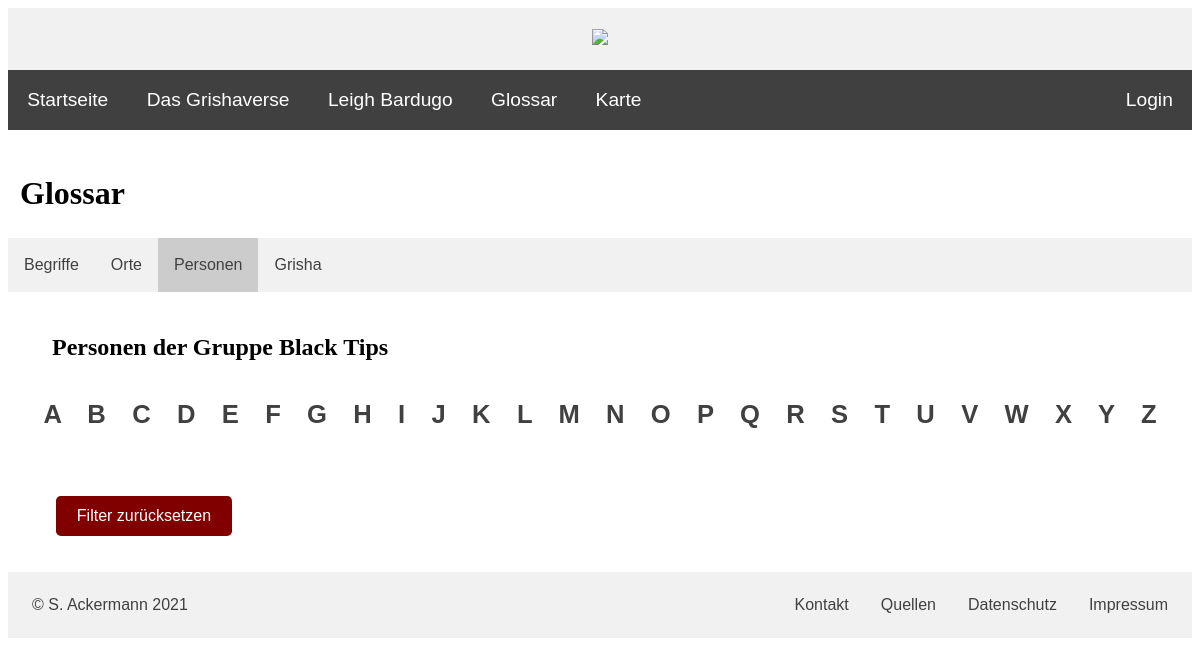
Page /PHP/glossary_personen_filtergruppe.php?gruppe=1 on the earlier database version.
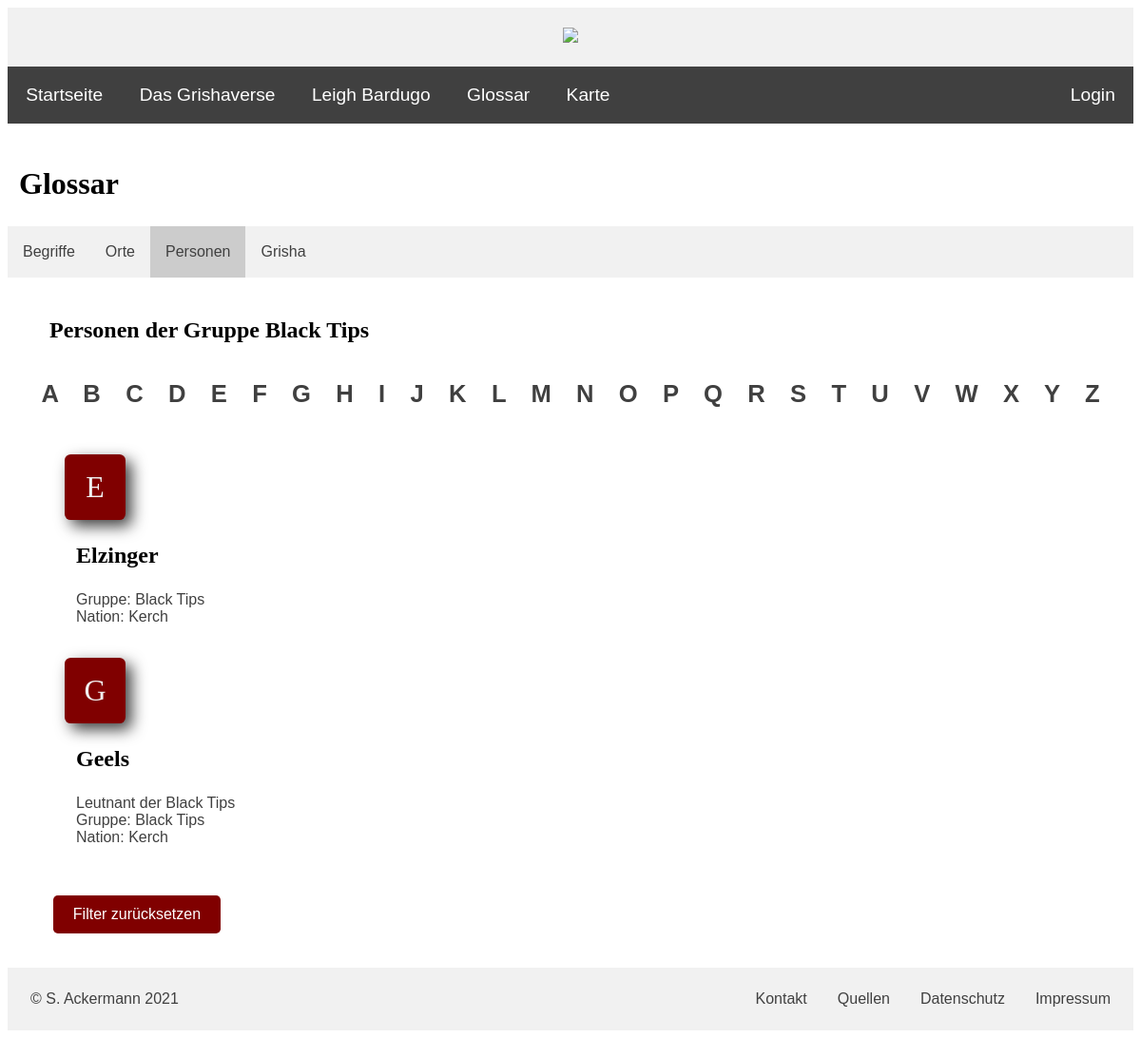
Same page on the later database version.
### tables this page shows
CREATE TABLE `personen` (
  `ID` int(10) NOT NULL,
  `vorname` text DEFAULT NULL,
  `nachname` text DEFAULT NULL,
  `weitere_namen` text DEFAULT NULL,
  `geschlecht` text NOT NULL,
  `nation` int(10) NOT NULL,
  `gruppe` int(10) DEFAULT NULL,
  `grisha_typ` int(10) DEFAULT NULL,
  `beschreibung` text DEFAULT NULL
);

CREATE TABLE `gruppen` (
  `ID` int(10) NOT NULL,
  `name` text NOT NULL,
  `nation` int(10) NOT NULL
);

CREATE TABLE `nationen` (
  `ID` int(10) NOT NULL,
  `name` text NOT NULL
);

### PHP/glossary_personen_filtergruppe.php (the view, shortened to what this page needs)
<?php
include ("header.inc.php");
include ("navbar.inc.php");
?>
    <div>
        <h2>Glossar</h2>
    </div>
    <div class="glossary-nav">
        <ul>
            <li><a href="glossary_begriffe.php">Begriffe</a></li>
            <li><a href="glossary_orte.php">Orte</a></li>
            <li><a href="glossary_personen.php" class="active">Personen</a></li>
            <li><a href="glossary_grisha.php">Grisha</a></li>
        </ul>
    </div>
    <br>
    <?php
        require_once "config.inc.php";
        if (is_null($_REQUEST["gruppe"])) {
            $gruppeSuche = "";
        } else {
            $gruppeSuche = $_REQUEST["gruppe"];
        }
        $alph = array("A", "B", "C", "D", "E", "F", "G", "H", "I", "J", "K", "L", "M", "N", "O", "P", "Q", "R", "S", "T", "U", "V", "W", "X", "Y", "Z");
        $filt =  mysqli_query($conn, "SELECT * FROM gruppen WHERE ID = '$gruppeSuche'");
        $f = $filt->fetch_assoc();
        echo "<div class='glossary-res'><h3>Personen der Gruppe " . $f['name'] . "</h3></div>";
        echo
            "<div class='letters-bg'>
                <strong>
                    <a class='link' href='#personen_letter-A'>A</a> <a class='link' href='#personen_letter-B'>B</a> <a class='link' href='#personen_letter-C'>C</a>
                    <a class='link' href='#personen_letter-D'>D</a> <a class='link' href='#personen_letter-E'>E</a> <a class='link' href='#personen_letter-F'>F</a>
                    <a class='link' href='#personen_letter-G'>G</a> <a class='link' href='#personen_letter-H'>H</a> <a class='link' href='#personen_letter-I'>I</a>
                    <a class='link' href='#personen_letter-J'>J</a> <a class='link' href='#personen_letter-K'>K</a> <a class='link' href='#personen_letter-L'>L</a>
                    <a class='link' href='#personen_letter-M'>M</a> <a class='link' href='#personen_letter-N'>N</a> <a class='link' href='#personen_letter-O'>O</a>
                    <a class='link' href='#personen_letter-P'>P</a> <a class='link' href='#personen_letter-Q'>Q</a> <a class='link' href='#personen_letter-R'>R</a>
                    <a class='link' href='#personen_letter-S'>S</a> <a class='link' href='#personen_letter-T'>T</a> <a class='link' href='#personen_letter-U'>U</a>
                    <a class='link' href='#personen_letter-V'>V</a> <a class='link' href='#personen_letter-W'>W</a> <a class='link' href='#personen_letter-X'>X</a>
                    <a class='link' href='#personen_letter-Y'>Y</a> <a class='link' href='#personen_letter-Z'>Z</a>
                </strong>
            </div>
            <br>";
        foreach ($alph as $i){
            $result = mysqli_query($conn, "SELECT personen.vorname, personen.nachname, personen.weitere_namen,
            personen.geschlecht, personen.beschreibung,
            gruppen.name as gruppe,
            grisha.name as grisha,
            nationen.name as nation
            FROM personen
            JOIN gruppen on personen.gruppe = gruppen.ID
            JOIN grisha on personen.grisha_typ = grisha.ID
            JOIN nationen on personen.nation = nationen.ID
            WHERE personen.gruppe = '$gruppeSuche' AND personen.vorname LIKE '$i%'
            ORDER BY personen.vorname ASC");
            if (mysqli_num_rows($result) >= 1) {
                echo "<div id='personen_letter-$i' class='big-letter'>" . $i . "</div>";
            }
            echo "<div class='glossary-bg'><ul>";
            while ($j = mysqli_fetch_assoc($result)) {
                echo "<li><h3>" . $j["vorname"] . " " . $j["nachname"] . "</h3><uo>";
                if ($j["beschreibung"]) {
                    echo "<li>". $j["beschreibung"] . "</li>";
                }
                if ($j["gruppe"] != "Keine Gruppe/unbekannt") {
                    echo "<li>Gruppe: " . $j["gruppe"] . "</li>";
                }
                if ($j["nation"] != "Keine Nation/unbekannt") {
                    echo "<li>Nation: " . $j["nation"] . "</li>";
                }
                echo "</uo></li><br>";
            }
            echo "</ul></div>";
        }
    ?>
    <br>
    <div class='glossary-res'>
        <form method='post' action='glossary_personen.php'>
            <input id='submit-button' type='submit' value='Filter zurücksetzen'/>
        </form>
    </div>
<?php include ("footer.inc.php"); ?>

Differences in the rows shown:
now on this page (row edited): personen: vorname "Elzinger", gruppen.name "Black Tips", nationen.name "Kerch", shown under "E"
now on this page (row edited): personen: vorname "Geels", beschreibung "Leutnant der Black Tips", gruppen.name "Black Tips", nationen.name "Kerch", shown under "G"
Other differences:
new list line: "E"
new list line: "G"
